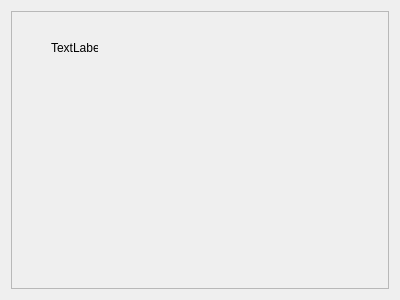
<?xml version="1.0" encoding="UTF-8"?>
<ui version="4.0">
 <class>Result</class>
 <widget class="QWidget" name="Result">
  <property name="geometry">
   <rect>
    <x>0</x>
    <y>0</y>
    <width>400</width>
    <height>300</height>
   </rect>
  </property>
  <property name="windowTitle">
   <string>Form</string>
  </property>
  <layout class="QGridLayout" name="gridLayout">
   <item row="0" column="0">
    <widget class="QFrame" name="frame">
     <property name="frameShape">
      <enum>QFrame::StyledPanel</enum>
     </property>
     <property name="frameShadow">
      <enum>QFrame::Raised</enum>
     </property>
     <widget class="QLabel" name="label">
      <property name="geometry">
       <rect>
        <x>40</x>
        <y>30</y>
        <width>47</width>
        <height>13</height>
       </rect>
      </property>
      <property name="text">
       <string>TextLabel</string>
      </property>
     </widget>
    </widget>
   </item>
  </layout>
 </widget>
 <resources/>
 <connections/>
</ui>
